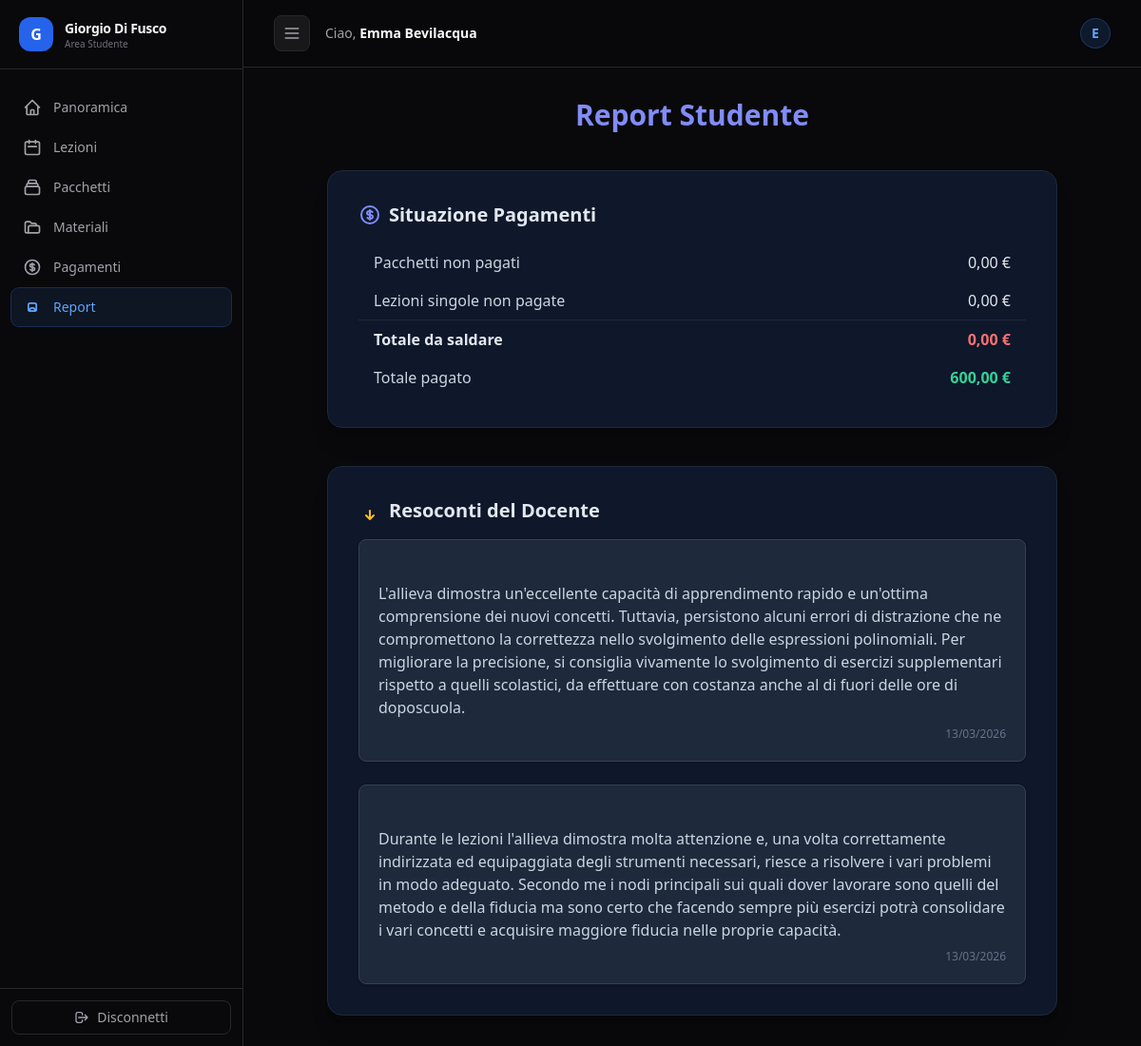
/dashboard/report (signed in), run on the app's committed database.
### tables this page shows
CREATE TABLE `student_notes` (
  `id` int NOT NULL,
  `student_id` int NOT NULL,
  `content` text NOT NULL,
  `created_at` timestamp NULL DEFAULT CURRENT_TIMESTAMP,
  `updated_at` timestamp NULL DEFAULT NULL ON UPDATE CURRENT_TIMESTAMP
);

### core/Controller.php (called while the page is built, shortened)
<?php
abstract class Controller
{
    protected function view($view, $data = [])
    {
        $viewPath = __DIR__ . "/../app/Views/{$view}.php";
        extract($data);
        require $viewPath;
    }
    protected function currentUserId(): int
    {
        return (int) ($_SESSION['user_id'] ?? 0);
    }
}

### app/Controllers/StudentController.php (called while the page is built, shortened)
<?php
class StudentController extends Controller
{
    public function report()
    {
        $studentId = $this->currentUserId();
        $studentNoteModel = new StudentNote();
        $packageModel = new LessonPackage();
        $lessonModel = new Lesson();
        $paymentModel = new Payment();
        $notes = $studentNoteModel->getForStudent($studentId);
        $unpaidPackages = $packageModel->sumUnpaid($studentId);
        $unpaidSingleLessons = $lessonModel->sumUnpaidSingleLessons($studentId);
        $totalPayments = $paymentModel->sumForStudent($studentId);
        $pendingBalance = $unpaidPackages + $unpaidSingleLessons;
        $this->view('student/report', [
            'notes' => $notes,
            'stats' => [
                'unpaid_packages' => $unpaidPackages,
                'unpaid_single_lessons' => $unpaidSingleLessons,
                'pending_balance' => $pendingBalance,
                'total_paid' => $totalPayments,
            ]
        ]);
    }
}

### public/index.php (called while the page is built, shortened)
<?php
$requestPath = '/' . trim($_GET['url'] ?? parse_url($_SERVER['REQUEST_URI'] ?? '/', PHP_URL_PATH), '/');
spl_autoload_register(function ($class) {
    $prefix = '';
    $base_dir = __DIR__ . '/../';
    if (strncmp('Core\\', $class, 5) === 0) {
        $prefix = 'Core\\';
        $base_dir .= 'core/';
    } elseif (strncmp('App\\', $class, 4) === 0) {
        $prefix = 'App\\';
        $base_dir .= 'app/';
    }
    $len = strlen($prefix);
    $relative_class = substr($class, $len);
    $file = $base_dir . str_replace('\\', '/', $relative_class) . '.php';
});
$router = new Router();
$router->add('GET', '/', 'HomeController@index');
$router->add('GET', '/sitemap.xml', 'SitemapController@index');
$router->add('GET', '/blog', 'BlogController@index');
$router->add('GET', '/blog/{slug}', 'BlogController@show');
$router->add('GET', '/login', 'AuthController@showLogin');
$router->add('POST', '/login', 'AuthController@login');
$router->add('POST', '/logout', 'AuthController@logout');
$router->add('GET', '/dashboard', 'StudentController@dashboard');
$router->add('GET', '/dashboard/lessons', 'StudentController@lessonsPage');
$router->add('GET', '/dashboard/packages', 'StudentController@packagesPage');
$router->add('GET', '/dashboard/materials', 'StudentController@materialsPage');
$router->add('GET', '/dashboard/payments', 'StudentController@paymentsPage');
$router->add('GET', '/dashboard/report', 'StudentController@report');
$router->add('GET', '/admin', 'AdminController@index');
$router->add('GET', '/admin/students', 'AdminController@students');
$router->add('GET', '/admin/students/{id}', 'AdminController@studentDetail');
$router->add('GET', '/admin/lessons', 'AdminController@lessons');
$router->add('GET', '/admin/materials', 'AdminController@materials');
$router->add('GET', '/admin/payments', 'AdminController@payments');
$router->add('GET', '/admin/report', 'AdminController@report');
$router->add('GET', '/cms', 'CmsController@index');
$router->add('GET', '/cms/blog', 'CmsController@posts');
$router->add('GET', '/cms/blog/new', 'CmsController@postCreate');
$router->add('GET', '/cms/blog/edit/{id}', 'CmsController@postEdit');
$router->add('GET', '/cms/aree', 'CmsController@areas');
$router->add('GET', '/admin/blog', 'AdminController@blog');
$router->add('GET', '/admin/blog/new', 'AdminController@blogCreate');
$router->add('GET', '/admin/blog/edit/{id}', 'AdminController@blogEdit');
$router->add('GET', '/api/students', 'StudentController@index');
$router->add('POST', '/api/students', 'StudentController@store');
$router->add('PUT', '/api/students/{id}', 'StudentController@update');
$router->add('DELETE', '/api/students/{id}', 'StudentController@delete');
$router->add('GET', '/api/lessons', 'LessonController@index');
$router->add('POST', '/api/lessons', 'LessonController@store');
$router->add('PUT', '/api/lessons/{id}', 'LessonController@update');
$router->add('DELETE', '/api/lessons/{id}', 'LessonController@delete');
$router->add('GET', '/api/payments', 'PaymentController@index');
$router->add('POST', '/api/payments', 'PaymentController@store');
$router->add('GET', '/api/materials', 'MaterialController@index');
$router->add('POST', '/api/materials', 'MaterialController@store');
$router->add('GET', '/api/packages', 'PackageController@index');
$router->add('POST', '/api/packages', 'PackageController@store');
$router->add('GET', '/api/packages/{id}', 'PackageController@show');
$router->add('GET', '/api/notes/{studentId}', 'StudentNoteController@index');
$router->add('POST', '/api/notes', 'StudentNoteController@store');
$router->add('GET', '/api/blog/posts', 'BlogController@apiIndex');
$router->add('POST', '/api/blog/posts', 'BlogController@apiStore');
$router->add('PUT', '/api/blog/posts/{id}', 'BlogController@apiUpdate');
$router->add('DELETE', '/api/blog/posts/{id}', 'BlogController@apiDelete');
$router->add('POST', '/api/blog/images', 'BlogController@apiImagesStore');
$router->add('GET',    '/api/blog/courses',        'BlogController@apiCoursesIndex');
$router->add('POST',   '/api/blog/courses',        'BlogController@apiCoursesStore');
$router->add('PUT',    '/api/blog/courses/{id}',   'BlogController@apiCoursesUpdate');
$router->add('DELETE', '/api/blog/courses/{id}',   'BlogController@apiCoursesDelete');
$router->add('GET',    '/api/blog/subjects',       'BlogController@apiSubjectsIndex');
$router->add('POST',   '/api/blog/subjects',       'BlogController@apiSubjectsStore');
$router->add('PUT',    '/api/blog/subjects/{id}',  'BlogController@apiSubjectsUpdate');
$router->add('DELETE', '/api/blog/subjects/{id}',  'BlogController@apiSubjectsDelete');
$method = $_SERVER['REQUEST_METHOD'];
$router->dispatch($requestPath, $method);

### core/Database.php (called while the page is built, shortened)
<?php
class Database
{
    private static $instance = null;
    private $pdo;
    private function __construct()
    {
        $dsn = "mysql:host=" . DB_HOST . ";dbname=" . DB_NAME . ";charset=utf8mb4";
        $options = [
            PDO::ATTR_ERRMODE            => PDO::ERRMODE_EXCEPTION,
            PDO::ATTR_DEFAULT_FETCH_MODE => PDO::FETCH_ASSOC,
            PDO::ATTR_EMULATE_PREPARES   => false,
            PDO::ATTR_TIMEOUT            => 5,
        ];
        $this->pdo = new PDO($dsn, DB_USER, DB_PASS, $options);
    }
    public static function getInstance()
    {
        if (self::$instance === null) {
            self::$instance = new self();
        }
        return self::$instance;
    }
    public function getConnection()
    {
        return $this->pdo;
    }
}

### app/Models/Model.php (called while the page is built, shortened)
<?php
abstract class Model
{
    public function __construct()
    {
        $this->db = Database::getInstance()->getConnection();
    }
}

### app/Models/StudentNote.php (called while the page is built, shortened)
<?php
class StudentNote extends Model
{
    protected $table = 'student_notes';
    public function getForStudent($studentId)
    {
        $stmt = $this->db->prepare("SELECT * FROM {$this->table} WHERE student_id = ? ORDER BY created_at DESC");
        $stmt->execute([$studentId]);
        return $stmt->fetchAll();
    }
}

### app/Views/student/report.php (the view, shortened to what this page needs)
<?php
$pending = $stats['pending_balance'] ?? 0;
$paid = $stats['total_paid'] ?? 0;
$unpaidPackages = $stats['unpaid_packages'] ?? null;
$unpaidLessons = $stats['unpaid_single_lessons'] ?? null;
$notes = $notes ?? [];
?>
<div class="space-y-10 max-w-3xl mx-auto">
    <h1 class="text-3xl font-extrabold text-indigo-400 mb-6 text-center">Report Studente</h1>
    <div class="bg-slate-900 rounded-2xl p-8 shadow-xl border border-slate-800">
        <h2 class="text-xl font-bold text-slate-200 mb-4 flex items-center gap-2">
            Situazione Pagamenti
        </h2>
        <table class="min-w-full divide-y divide-slate-800 text-base">
            <tbody>
                <tr>
                    <td class="px-4 py-2 text-slate-300">Pacchetti non pagati</td>
                    <td class="px-4 py-2 text-slate-200 text-right">
                        <?= $unpaidPackages !== null ? number_format($unpaidPackages, 2, ',', '.') : '-' ?> &euro;
                    </td>
                </tr>
                <tr>
                    <td class="px-4 py-2 text-slate-300">Lezioni singole non pagate</td>
                    <td class="px-4 py-2 text-slate-200 text-right">
                        <?= $unpaidLessons !== null ? number_format($unpaidLessons, 2, ',', '.') : '-' ?> &euro;
                    </td>
                </tr>
                <tr class="border-t border-slate-800">
                    <td class="px-4 py-2 text-slate-200 font-semibold">Totale da saldare</td>
                    <td class="px-4 py-2 text-red-400 font-bold text-right">
                        <?= number_format($pending, 2, ',', '.') ?> &euro;
                    </td>
                </tr>
                <tr>
                    <td class="px-4 py-2 text-slate-300">Totale pagato</td>
                    <td class="px-4 py-2 text-emerald-400 font-bold text-right">
                        <?= number_format($paid, 2, ',', '.') ?> &euro;
                    </td>
                </tr>
            </tbody>
        </table>
    </div>
    <div class="bg-slate-900 rounded-2xl p-8 shadow-xl border border-slate-800">
        <h2 class="text-xl font-bold text-slate-200 mb-4 flex items-center gap-2">
            <svg xmlns="http://www.w3.org/2000/svg" class="h-6 w-6 text-amber-400" fill="none" viewBox="0 0 24 24" stroke="currentColor">
                <path stroke-linecap="round" stroke-linejoin="round" stroke-width="2" d="M8 17l4 4 4-4m-4-5v9" />
            </svg>
            Resoconti del Docente
        </h2>
        <?php if (empty($notes)): ?>
            <div class="text-slate-400 italic">Nessun resoconto disponibile.</div>
        <?php else: ?>
            <ul class="space-y-6">
                <?php foreach ($notes as $note): ?>
                    <li class="bg-slate-800 rounded-lg p-5 shadow border border-slate-700">
                        <div class="text-slate-300 whitespace-pre-line mb-2">
                            <?= nl2br(htmlspecialchars($note['content'])) ?>
                        </div>
                        <div class="text-xs text-slate-500 text-right">
                            <?= date('d/m/Y', strtotime($note['created_at'] ?? $note['updated_at'] ?? '')) ?>
                        </div>
                    </li>
                <?php endforeach; ?>
            </ul>
        <?php endif; ?>
    </div>
</div>
<?php
include __DIR__ . '/../layout.php';
?>

### core/Router.php (shortened to what this page needs)
<?php
class Router
{
    private $routes = [];
    public function add($method, $path, $controllerAction)
    {
        $this->routes[] = compact('method', 'path', 'controllerAction');
    }
    public function dispatch($url, $method)
    {
        $url = '/' . trim($url, '/');
        foreach ($this->routes as $route) {
            if ($route['method'] !== $method) {
                continue;
            }
            $pattern = preg_replace('/\{([a-zA-Z0-9_]+)\}/', '(?P<\1>[a-zA-Z0-9_-]+)', $route['path']);
            $pattern = '#^' . $pattern . '$#';
            if (!preg_match($pattern, $url, $matches)) {
                continue;
            }
            [$controller, $action] = explode('@', $route['controllerAction']);
            $params = array_filter($matches, 'is_string', ARRAY_FILTER_USE_KEY);
            call_user_func_array([new $controllerName(), $action], $params);
            return;
        }
    }
}

### data on the page
student_notes: content "L'allieva dimostra un'eccellente capacità di apprendimento rapido e un'ottima comprensione dei nuovi concetti. Tuttavia, persistono alcuni errori di distrazione che ne compromettono la correttezza nello svolgimento delle espressioni polinomiali. Per migliorare la precisione, si consiglia vivamente lo svolgimento di esercizi supplementari rispetto a quelli scolastici, da effettuare con costanza anche al di fuori delle ore di doposcuola.", created_at "13/03/2026"
student_notes: content "Durante le lezioni l'allieva dimostra molta attenzione e, una volta correttamente indirizzata ed equipaggiata degli strumenti necessari, riesce a risolvere i vari problemi in modo adeguato. Secondo me i nodi principali sui quali dover lavorare sono quelli del metodo e della fiducia ma sono certo che facendo sempre più esercizi potrà consolidare i vari concetti e acquisire maggiore fiducia nelle proprie capacità.", created_at "13/03/2026"

### other printed values
$link['label'] "Panoramica"
$link['label'] "Lezioni"
$link['label'] "Pacchetti"
$link['label'] "Materiali"
$link['label'] "Pagamenti"
$link['label'] "Report"
